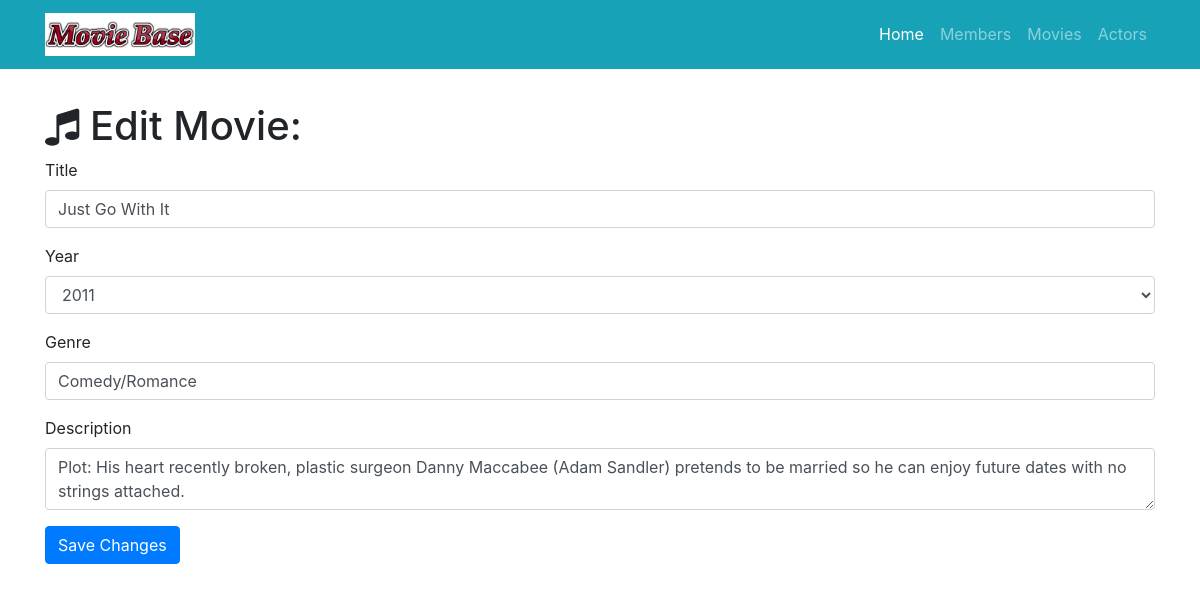
The app's page /movie/edit/1 with its own data.
### project.py (models this page shows)
class Movie(db.Model):
    __tablename__ = 'movies'
    id = db.Column(db.Integer, primary_key=True)
    title = db.Column(db.String(256))
    year = db.Column(db.Integer)
    genre = db.Column(db.String(64))
    description = db.Column(db.String(256))
    actors = db.relationship('Actor', backref='movie', cascade="delete")

### project.py (the view, shortened to what this page needs)
@app.route('/movie/edit/<int:id>', methods=['GET', 'POST'])
def edit_movie(id):
    movie = Movie.query.filter_by(id=id).first()
    if request.method == 'GET':
        return render_template('movie-edit.html', movie=movie)

### templates/movie-edit.html (shortened to what this page needs)
{% extends "home-base.html"%}
{% block head%}
  {{super()}}
{% endblock %}
{% block page_content%}
  <div class="container">
    <h1 class="mt-5"><i class="fa fa-music" aria-hidden="true"></i> Edit Movie:</h1>
    <form action="/movie/edit/{{movie.id}}" method="post">
      <div class="form-group">
        <label>Title</label>
        <input class="form-control" type="text" name="title" placeholder="{{movie.title}}" value="{{movie.title}}" required="true">
      </div>
      <div class="form-group">
        <label>Year</label>
              <select class="form-control" name="year" placeholder="{{movie.year}}">
                {% for i in range(1900, 2021) %}
                  {% if i == movie.year %}
                    <option selected="selected">{{i}}</option>
                  {% else %}
                    <option>{{i}}</option>
                  {% endif %}
                {% endfor %}
              </select>
            </div>
      <div class="form-group">
        <label>Genre</label>
              <input class="form-control" type="text" name="genre" placeholder="{{movie.genre}}" value="{{movie.genre}}" required="true">
            </div>
      <div class="form-group">
        <label>Description</label>
        <textarea class="form-control" name="description" placeholder="{{movie.description}}" required="true">{{movie.description}}</textarea>
      </div>
      <button type="submit" class="btn btn-primary">Save Changes</button>
    </form>
  </div>
{% endblock%}

### templates/movie-edit.html (style rules this page uses)
body { padding-top: 54px; }

### records on screen
Movie: title "Just Go With It", year "2011", genre "Comedy/Romance", description "Plot: His heart recently broken, plastic surgeon Danny Maccabee (Adam Sandler) pretends to be married so he can enjoy future dates with no strings attached."
